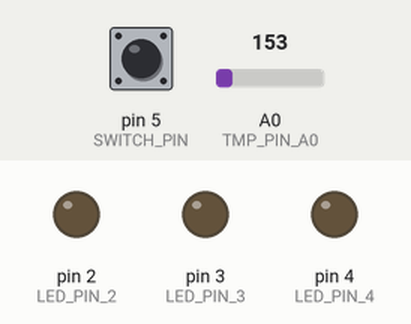
The sketch below on a simulated Arduino Uno, built with avr-gcc and run on an emulated ATmega328P. Parts: output pins drawn as LEDs (lit = HIGH). Dashed ring = blinking. The inputs (shaded band) are chosen by the test bench; at power-on: A0 (TMP_PIN_A0) = 153, pin 5 (SWITCH_PIN) LOW. What the sketch prints to the serial monitor is not drawn.

Above: at 2.3 s.
2.4 s: A0 (TMP_PIN_A0) set to 158
At 3.7 s:
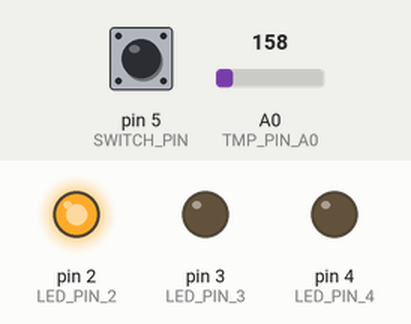
4.1 s: A0 (TMP_PIN_A0) set to 165
At 4.9 s:
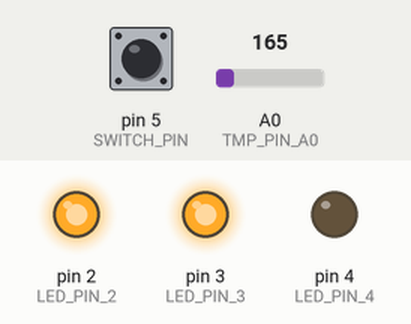
5.6 s: pin 5 (SWITCH_PIN) pulled HIGH for 3.2 s
At 5.9 s:
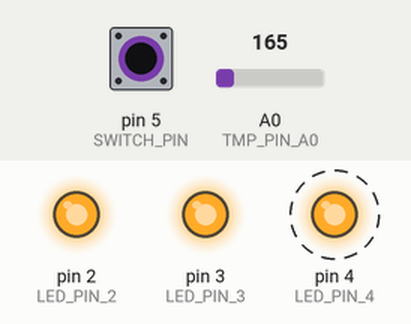
10.3 s: A0 (TMP_PIN_A0) set to 175
At 11.4 s:
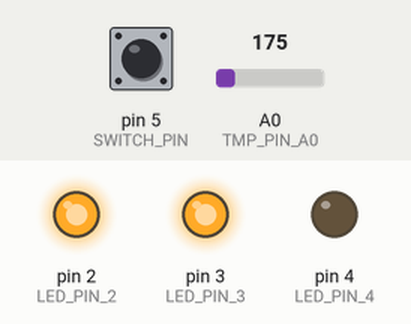
11.9 s: A0 (TMP_PIN_A0) set to 191
At 12.6 s:
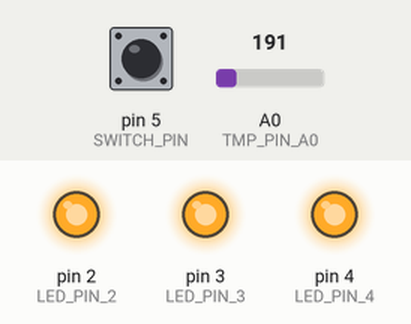
13.4 s: pin 5 (SWITCH_PIN) driven HIGH
At 16.0 s:
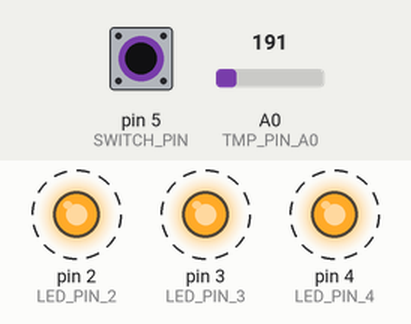
Timing chart, 0 to 17.5 s (numbered marks = the images above; inputs shaded):
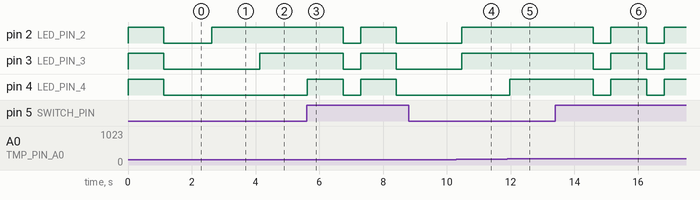

Measured:
- the behaviour switches between 157 and 158 on A0 (TMP_PIN_A0) (found by bisection; images 0 and 1)
- after the input at 2.4 s, pin 2 (LED_PIN_2): LOW → HIGH after 0.22 s
- after the input at 4.1 s, pin 3 (LED_PIN_3): LOW → HIGH at once
- after the input at 5.6 s, pin 2 (LED_PIN_2), pin 3 (LED_PIN_3): HIGH → LOW after 1.1 s, → HIGH 0.55 s later, → LOW 1.1 s later; pin 4 (LED_PIN_4): alternates HIGH for 1.1 s and LOW for 0.55 s, starting at once
- after the input at 10.3 s, pin 2 (LED_PIN_2), pin 3 (LED_PIN_3): LOW → HIGH after 0.17 s
- after the input at 11.9 s, pin 4 (LED_PIN_4): LOW → HIGH after 0.07 s
- after the input at 13.4 s, pin 2 (LED_PIN_2), pin 3 (LED_PIN_3), pin 4 (LED_PIN_4): alternates HIGH for 1.1 s and LOW for 0.55 s, starting after 1.2 s

The sketch:

love-o-meter.ino
```cpp
/*
  The Love-O-Meter :)

  This is the driver program for the Love-O-Meter, an Arduino project which measures a users body temperature
  and displays an LED sequence that correlates to how much hotter the user is than the calibrated ambient room
  temperature.

  The user's body temperature is read using a TMP36 Temperature sensor, which returns a value of
  0-1023, which correlates to the actual voltage of the sensor. We can convert this returned value to it's
  actual voltage, and then to a temperature in degrees Celcius.

  Baesd on the calculated temperature, 1 to 3 LEDs are turned on show the user as a low, medium, or high
  "hotness" level.

*/
const int LED_PIN_2 = 2;
const int LED_PIN_3 = 3;
const int LED_PIN_4 = 4;
const int SWITCH_PIN = 5 ;
const int TMP_PIN_A0 = A0;

// Deltas above baselineTemp used for triggering LEDs
const int LOW_TEMP_DELTA = 2;
const int MEDI_TEMP_DELTA = 4;
const int HIGH_TEMP_DELTA = 6;

/*
  This smoothing value is a time delay, in milliseconds, we should wait before
  recalculating body temperature and updating our LED display. When we read the
  temperature without a delay, we may find that the most recently lit LED tends
  to flash off and on quickly as the temperature reading from our sensor can fluctuate.
  The simplest solution is to slow down how quickly we read temperature to allow
  it to stabilize a bit.
*/
const int SMOOTHING = 500;

/*
  Configurable params for calibrating the TMP36 Sensor.
  nCalibrationSamples is the total temperature samples to take
  calibrationSampleRate is the time, in milliseconds, to wait between samples
*/
const int nCalibrationSamples = 10;
const int calibrationSampleRate = 100;

int switchState;
int sensorValue;
float sensorVoltage;
float temperatureCelcius;

/* Our calibrated sensor temperature will be stored here */
float baselineTemp;

float calculateVoltage(int sensorValue) {
  /*
    Our TMP36 Sensor returns a value between 0 and 1023, which represents a Voltage from
    0 to 5 Volts.
  */
  return (sensorValue / 1024.0) * 5.0;
}

float calculateTemperatureCelcius(float sensorVoltage) {
  /*
    We can convert the output voltage from our TMP36 Sensor into degrees celcius like so
  */
  return (sensorVoltage - .5) * 100;
}

void displayToSerial(int sensorValue, float sensorVoltage, float temperatureCelcius) {
  /*
    Some basic logging to the Serial monitor
  */

  Serial.print("Sensor Value: ");
  Serial.print(sensorValue);
  Serial.print(", Volts: ");
  Serial.print(sensorVoltage);
  Serial.print(", degrees C: ");
  Serial.print(temperatureCelcius);
  Serial.print("\n");
}

void setLedSequence(int pin2, int pin3, int pin4) {
  /*
    Code used to set our 3-LED Sequence. Each value should either be
    LOW or HIGH.
  */
  digitalWrite(LED_PIN_2, pin2);
  digitalWrite(LED_PIN_3, pin3);
  digitalWrite(LED_PIN_4, pin4);
}

void calibrateSensor(int nSamples, int sampleDelay) {
  /*
    Calibrate our TMP36 Sensor to the ambient room temperature by taking the mean of
    our samples and setting that as our baseline.
  */

  setLedSequence(HIGH, HIGH, HIGH);  // Turn on all LEDs to show calibration in process

  int sampleMean;
  float sampleTemp;
  float sampleVoltage;
  int samples[nSamples];

  Serial.print("\n-------------------- Calibration Values --------------------\n");
  Serial.print("Calibration Samples: [");

  for (int i = 0; i < nSamples; i++) {
    // Get nSamples of ambient temperature
    samples[i] = analogRead(TMP_PIN_A0);

    Serial.print(samples[i]);

    if (i != (nSamples - 1))
      Serial.print(", ");

    delay(sampleDelay);
  }
  Serial.print("]\n");

  // Calculate the mean ambient temperature (sensor value)
  sampleMean = 0;
  for (int i = 0; i < nSamples; i++)
    sampleMean += samples[i];
  sampleMean = sampleMean / nSamples;

  // Convert our mean sensor value to an actual temperature
  sampleVoltage = calculateVoltage(sampleMean);
  sampleTemp = calculateTemperatureCelcius(sampleVoltage);
  baselineTemp = sampleTemp;

  // Log the calibration data
  Serial.print("Mean Sensor Value: ");
  Serial.print(sampleMean);
  Serial.print(", Volts: ");
  Serial.print(sampleVoltage);
  Serial.print("\n");
  Serial.print("Calibrated Baseline Temperature in Degrees C: ");
  Serial.print(sampleTemp);
  Serial.print("\n");
  Serial.print("-------------------- End of Calibration --------------------\n");

  setLedSequence(LOW, LOW, LOW);  // turn off LEDs once calibration is complete
}

void setup() {

  Serial.begin(9600);  // Opens our serial port

  // Configure our output LEDs
  pinMode(LED_PIN_2, OUTPUT);
  pinMode(LED_PIN_3, OUTPUT);
  pinMode(LED_PIN_4, OUTPUT);

  /*
    Configure a switch as an input, this switch is used to
    recalibrate a baseline temperature on command.
  */
  pinMode(SWITCH_PIN, INPUT);

  //Calibrate sensor to get a baseline
  calibrateSensor(nCalibrationSamples, calibrationSampleRate);
}

void loop() {

  delay(SMOOTHING);  // Delay helps us ignore some ugly fluctuation in LEDs

  /* Recalibrate our temperature if the user presses the calibration button */
  switchState = digitalRead(SWITCH_PIN);
  if (switchState == HIGH){
    setLedSequence(LOW, LOW, LOW);
    calibrateSensor(nCalibrationSamples, calibrationSampleRate);
  }

  sensorValue = analogRead(TMP_PIN_A0);  // Gets a value of 0-1023 from our TMP36 Sensor

  sensorVoltage = calculateVoltage(sensorValue);
  temperatureCelcius = calculateTemperatureCelcius(sensorVoltage);

  displayToSerial(sensorValue, sensorVoltage, temperatureCelcius);

  /*
    Here we need to determine what LEDs should be on in our display.
    If the read temp is >= baselineTemp + HIGH_TEMP_DELTA we should
    light all three, if MEDI_TEMP_DELTA, first two, if LOW_TEMP_DELTA,
    only one. Otherwise, turn them all off.
  */
  if (temperatureCelcius >= baselineTemp + HIGH_TEMP_DELTA)
    return setLedSequence(HIGH, HIGH, HIGH);

  if (temperatureCelcius >= baselineTemp + MEDI_TEMP_DELTA)
    return setLedSequence(HIGH, HIGH, LOW);

  if (temperatureCelcius >= baselineTemp + LOW_TEMP_DELTA)
    return setLedSequence(HIGH, LOW, LOW);

  return setLedSequence(LOW, LOW, LOW);
}
```
